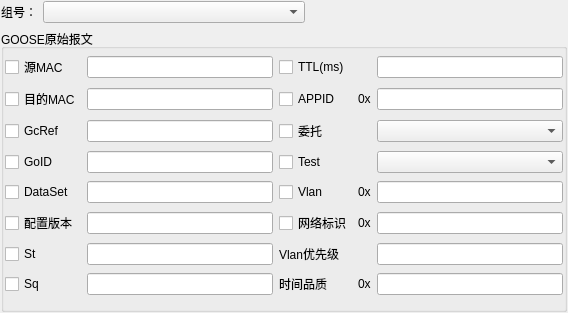
<?xml version="1.0" encoding="UTF-8"?>
<ui version="4.0">
 <class>QGooseAbnormalParaSet</class>
 <widget class="QWidget" name="QGooseAbnormalParaSet">
  <property name="geometry">
   <rect>
    <x>0</x>
    <y>0</y>
    <width>568</width>
    <height>313</height>
   </rect>
  </property>
  <property name="windowTitle">
   <string>GooseParaSet</string>
  </property>
  <layout class="QGridLayout" name="gridLayout_2">
   <property name="leftMargin">
    <number>1</number>
   </property>
   <property name="topMargin">
    <number>1</number>
   </property>
   <property name="rightMargin">
    <number>1</number>
   </property>
   <property name="bottomMargin">
    <number>1</number>
   </property>
   <item row="0" column="0">
    <layout class="QVBoxLayout" name="verticalLayout_2" stretch="1,10">
     <item>
      <layout class="QHBoxLayout" name="horizontalLayout">
       <item>
        <widget class="QLabel" name="label_5">
         <property name="text">
          <string>组号：</string>
         </property>
        </widget>
       </item>
       <item>
        <widget class="QScrollComboBox" name="comboBox_GroupIndex">
         <property name="sizePolicy">
          <sizepolicy hsizetype="Expanding" vsizetype="Fixed">
           <horstretch>0</horstretch>
           <verstretch>0</verstretch>
          </sizepolicy>
         </property>
        </widget>
       </item>
       <item>
        <spacer name="horizontalSpacer">
         <property name="orientation">
          <enum>Qt::Horizontal</enum>
         </property>
         <property name="sizeHint" stdset="0">
          <size>
           <width>200</width>
           <height>20</height>
          </size>
         </property>
        </spacer>
       </item>
      </layout>
     </item>
     <item>
      <widget class="QGroupBox" name="groupBox">
       <property name="sizePolicy">
        <sizepolicy hsizetype="Expanding" vsizetype="Preferred">
         <horstretch>0</horstretch>
         <verstretch>0</verstretch>
        </sizepolicy>
       </property>
       <property name="title">
        <string>GOOSE原始报文</string>
       </property>
       <layout class="QGridLayout" name="gridLayout">
        <property name="leftMargin">
         <number>1</number>
        </property>
        <property name="topMargin">
         <number>1</number>
        </property>
        <property name="rightMargin">
         <number>1</number>
        </property>
        <property name="bottomMargin">
         <number>1</number>
        </property>
        <property name="verticalSpacing">
         <number>3</number>
        </property>
        <item row="0" column="0">
         <widget class="QCheckBox" name="ck_YMAC">
          <property name="text">
           <string>源MAC</string>
          </property>
         </widget>
        </item>
        <item row="0" column="1">
         <widget class="QSttLineEdit" name="lne_YMAC">
          <property name="enabled">
           <bool>true</bool>
          </property>
         </widget>
        </item>
        <item row="0" column="2">
         <widget class="QCheckBox" name="ck_TTL">
          <property name="text">
           <string>TTL(ms)</string>
          </property>
         </widget>
        </item>
        <item row="0" column="4">
         <widget class="QSttLineEdit" name="lne_TTL"/>
        </item>
        <item row="1" column="0">
         <widget class="QCheckBox" name="ck_MMAC">
          <property name="text">
           <string>目的MAC</string>
          </property>
         </widget>
        </item>
        <item row="1" column="1">
         <widget class="QSttLineEdit" name="lne_MMAC"/>
        </item>
        <item row="1" column="2">
         <widget class="QCheckBox" name="ck_APPID">
          <property name="text">
           <string>APPID</string>
          </property>
         </widget>
        </item>
        <item row="1" column="3">
         <widget class="QLabel" name="label_6">
          <property name="text">
           <string>0x</string>
          </property>
         </widget>
        </item>
        <item row="1" column="4">
         <widget class="QSttLineEdit" name="lne_APPID"/>
        </item>
        <item row="2" column="0">
         <widget class="QCheckBox" name="ck_GcRef">
          <property name="text">
           <string>GcRef</string>
          </property>
         </widget>
        </item>
        <item row="2" column="1">
         <widget class="QSttLineEdit" name="lne_GcRef"/>
        </item>
        <item row="2" column="2">
         <widget class="QCheckBox" name="ck_WT">
          <property name="text">
           <string>委托</string>
          </property>
         </widget>
        </item>
        <item row="2" column="4">
         <widget class="QScrollComboBox" name="cb_WT"/>
        </item>
        <item row="3" column="0">
         <widget class="QCheckBox" name="ck_GoID">
          <property name="text">
           <string>GoID</string>
          </property>
         </widget>
        </item>
        <item row="3" column="1">
         <widget class="QSttLineEdit" name="lne_GoID"/>
        </item>
        <item row="3" column="2">
         <widget class="QCheckBox" name="ck_Test">
          <property name="text">
           <string>Test</string>
          </property>
         </widget>
        </item>
        <item row="3" column="4">
         <widget class="QScrollComboBox" name="cb_Test"/>
        </item>
        <item row="4" column="0">
         <widget class="QCheckBox" name="ck_DataSet">
          <property name="text">
           <string>DataSet</string>
          </property>
         </widget>
        </item>
        <item row="4" column="1">
         <widget class="QSttLineEdit" name="lne_DataSet"/>
        </item>
        <item row="4" column="2">
         <widget class="QCheckBox" name="ck_Vlan">
          <property name="text">
           <string>Vlan</string>
          </property>
         </widget>
        </item>
        <item row="4" column="3">
         <widget class="QLabel" name="label_7">
          <property name="text">
           <string>0x</string>
          </property>
         </widget>
        </item>
        <item row="4" column="4">
         <widget class="QSttLineEdit" name="lne_Vlan"/>
        </item>
        <item row="5" column="0">
         <widget class="QCheckBox" name="ck_SetVerion">
          <property name="text">
           <string>配置版本</string>
          </property>
         </widget>
        </item>
        <item row="5" column="1">
         <widget class="QSttLineEdit" name="lne_SetVerion"/>
        </item>
        <item row="5" column="2">
         <widget class="QCheckBox" name="ck_Net">
          <property name="text">
           <string>网络标识</string>
          </property>
         </widget>
        </item>
        <item row="5" column="3">
         <widget class="QLabel" name="label_8">
          <property name="text">
           <string>0x</string>
          </property>
         </widget>
        </item>
        <item row="5" column="4">
         <widget class="QSttLineEdit" name="lne_Net"/>
        </item>
        <item row="6" column="0">
         <widget class="QCheckBox" name="ck_St">
          <property name="text">
           <string>St</string>
          </property>
         </widget>
        </item>
        <item row="6" column="1">
         <widget class="QSttLineEdit" name="lne_St"/>
        </item>
        <item row="6" column="2">
         <widget class="QLabel" name="label_3">
          <property name="text">
           <string>Vlan优先级</string>
          </property>
         </widget>
        </item>
        <item row="6" column="4">
         <widget class="QSttLineEdit" name="lne_VlanPriority"/>
        </item>
        <item row="7" column="0">
         <widget class="QCheckBox" name="ck_Sq">
          <property name="text">
           <string>Sq</string>
          </property>
         </widget>
        </item>
        <item row="7" column="1">
         <widget class="QSttLineEdit" name="lne_Sq"/>
        </item>
        <item row="7" column="2">
         <widget class="QLabel" name="label_4">
          <property name="text">
           <string>时间品质</string>
          </property>
         </widget>
        </item>
        <item row="7" column="3">
         <widget class="QLabel" name="label_9">
          <property name="text">
           <string>0x</string>
          </property>
         </widget>
        </item>
        <item row="7" column="4">
         <widget class="QSttLineEdit" name="lne_TimeQuality"/>
        </item>
       </layout>
      </widget>
     </item>
    </layout>
   </item>
  </layout>
 </widget>
 <layoutdefault spacing="6" margin="11"/>
 <customwidgets>
  <customwidget>
   <class>QSttLineEdit</class>
   <extends>QLineEdit</extends>
   <header location="global">../Module/UI/Controls/SttLineEdit.h</header>
  </customwidget>
  <customwidget>
   <class>QScrollComboBox</class>
   <extends>QComboBox</extends>
   <header>../Module/UI/Module/ScrollCtrl/ScrollComboBox.h</header>
  </customwidget>
 </customwidgets>
 <resources/>
 <connections/>
</ui>
